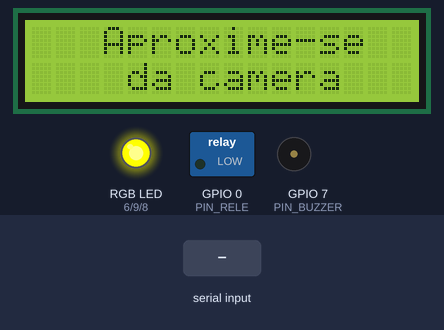
A sketch run on a simulated ESP32-C6. On the bench: 16×2 character LCD, switched loads named in the sketch (green lamp = pin HIGH), an RGB LED mixed from three pins (HIGH = lit), buzzer (waves = sounding). The inputs (shaded band) are chosen by the test bench. What the sketch prints to the serial monitor is not drawn.

Above: at 3.2 s.
3.3 s: "OK\n" received over Serial
At 5.0 s:
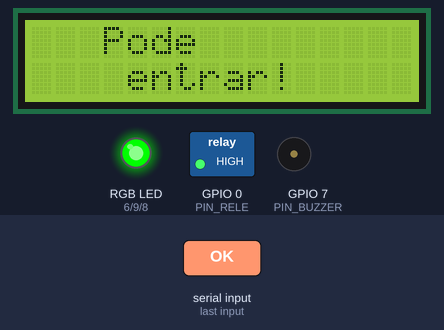
5.3 s: "FACE_FAIL\n" received over the second serial link
At 6.4 s:
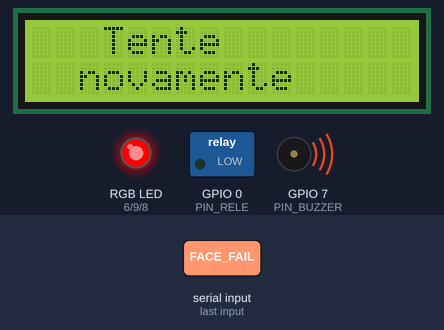
8.3 s: "FACE_OK\n" received over the second serial link
At 8.4 s:
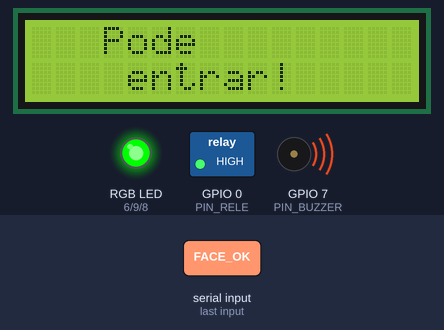
Timing chart, 0 to 11.3 s (numbered marks = the images above; inputs shaded):
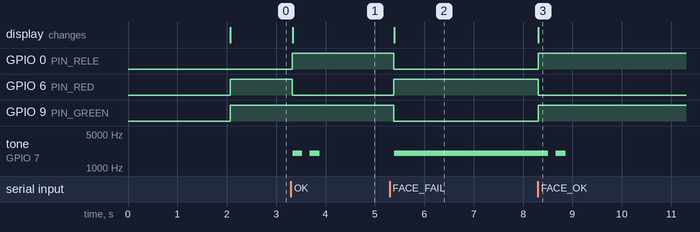

Measured:
- after the input at 3.3 s, GPIO 0 (PIN_RELE): LOW → HIGH at once; GPIO 6 (PIN_RED): HIGH → LOW at once; tone on GPIO 7 (PIN_BUZZER): alternates 2000 Hz for 0.20 s and silent for 0.15 s, 4 changes in all, then stays silent, starting at once; the display: changes at once (image 1)
- after the input at 5.3 s, GPIO 0 (PIN_RELE): HIGH → LOW after 0.09 s; GPIO 6 (PIN_RED): LOW → HIGH after 0.09 s; GPIO 9 (PIN_GREEN): HIGH → LOW after 0.08 s; tone on GPIO 7 (PIN_BUZZER): silent → 2000 Hz after 0.09 s; the display: changes after 0.09 s (image 2)
- after the input at 8.3 s, GPIO 0 (PIN_RELE), GPIO 9 (PIN_GREEN): LOW → HIGH at once; GPIO 6 (PIN_RED): HIGH → LOW at once; tone on GPIO 7 (PIN_BUZZER): 2000 Hz → silent after 0.21 s, → 2000 Hz 0.15 s later, → silent 0.20 s later; the display: changes at once (image 3)

The sketch:

ESP32-C6_Code_sketch_dec4i.ino
```cpp
#include <LiquidCrystal.h>

// LCD (RS, E, D4, D5, D6, D7)
LiquidCrystal lcd(2, 3, 23, 22, 21, 19);

bool no_camera = LOW;
bool camera    = LOW;
bool alerta_enviado = false;

// Pinos do LED RGB
const int PIN_GREEN  = 9;
const int PIN_RED    = 6;
const int PIN_BLUE   = 8;

// Buzzer
const int PIN_BUZZER = 7;

// RELÉ
const int PIN_RELE   = 0;

// UART da ESP32‑CAM → ESP32‑C6
HardwareSerial CamSerial(2);

bool camera_beep_done = false;

// DEBOUNCE BLUETOOTH (GLOBAL)
unsigned long lastSerialTime = 0;
const unsigned long serialDebounce = 500;

// DEBUG CONTROL
#define DEBUG true  // false = terminal silencioso

void setup() {
  pinMode(PIN_RED, OUTPUT);
  pinMode(PIN_GREEN, OUTPUT);
  pinMode(PIN_BLUE, OUTPUT);
  pinMode(PIN_BUZZER, OUTPUT);
  pinMode(PIN_RELE, OUTPUT);

  digitalWrite(PIN_RED, LOW);
  digitalWrite(PIN_GREEN, LOW);
  digitalWrite(PIN_BLUE, LOW);
  noTone(PIN_BUZZER);
  digitalWrite(PIN_RELE, LOW);

  lcd.begin(16, 2);

  Serial.begin(9600);
  delay(2000);
  if (DEBUG) Serial.println("ESP32-C6 + ESP32-CAM + HC-05 + RELE PRONTO");

  CamSerial.begin(115200, SERIAL_8N1, 4, 5);

  lcd.clear();
  lcd.setCursor(3, 0);
  lcd.print("Aproxime-se");
  lcd.setCursor(4, 1);
  lcd.print("da camera");
}

void loop() {
  static String camBuffer = "";

  // 1) RECEBER LINHAS DA ESP32‑CAM
  while (CamSerial.available() > 0) {
    char c = CamSerial.read();

    if (c == '\n' || c == '\r') {
      camBuffer.trim();
      if (camBuffer.length() > 0 && DEBUG) {
        Serial.print("[CAM=");
        Serial.print(camBuffer);
        Serial.println("]");
      }

      if (camBuffer == "FACE_OK") {
        camera = HIGH;
        no_camera = LOW;
        alerta_enviado = false;
        camera_beep_done = false;
        if (DEBUG) Serial.println("=> FACE_OK");
      } else if (camBuffer == "FACE_FAIL") {
        camera = LOW;
        no_camera = HIGH;
        if (DEBUG) Serial.println("=> FACE_FAIL");
        if (!alerta_enviado) {
          if (DEBUG) Serial.println("Intruso não reconhecido à porta!");
          alerta_enviado = true;
        }
      }
      camBuffer = "";
    } else {
      camBuffer += c;
    }
  }

  // 2) COMANDOS DA APP BLUETOOTH (CORRIGIDO)
  if (millis() - lastSerialTime > serialDebounce && Serial.available()) {
    String linha = Serial.readStringUntil('\n');
    linha.trim();

    if (linha.length() > 0 && DEBUG) {
      Serial.print("APP: ");
      Serial.println(linha);

      if (linha.equalsIgnoreCase("OK")) {
        camera = HIGH;
        no_camera = LOW;
        alerta_enviado = false;
        camera_beep_done = false;
        Serial.println("APP FORCOU: FACE_OK");
      } else if (linha.equalsIgnoreCase("FECHA")) {
        camera = LOW;
        no_camera = HIGH;
        alerta_enviado = true;
        camera_beep_done = false;
        Serial.println("APP FORCOU: FACE_FAIL");
      }
    }
    lastSerialTime = millis();  // ATUALIZA SEMPRE

    while (Serial.available()) Serial.read();
  }

  // 3) LÓGICA VISUAL/SONORA + RELÉ
  digitalWrite(PIN_RED, LOW);
  digitalWrite(PIN_GREEN, LOW);
  digitalWrite(PIN_BLUE, LOW);
  lcd.clear();

  if (camera == HIGH) {
    digitalWrite(PIN_RELE, HIGH);
    digitalWrite(PIN_GREEN, HIGH);
    lcd.setCursor(3, 0);
    lcd.print("Pode");
    lcd.setCursor(4, 1);
    lcd.print("entrar!");

    if (!camera_beep_done) {
      for (int i = 0; i < 2; i++) {
        tone(PIN_BUZZER, 2000);
        delay(200);
        noTone(PIN_BUZZER);
        delay(150);
      }
      camera_beep_done = true;
    }
  }
  else if (no_camera == HIGH) {
    digitalWrite(PIN_RELE, LOW);
    digitalWrite(PIN_RED, HIGH);
    lcd.setCursor(3, 0);
    lcd.print("Tente");
    lcd.setCursor(2, 1);
    lcd.print("novamente");
    tone(PIN_BUZZER, 2000);
    camera_beep_done = false;
  }
  else {
    digitalWrite(PIN_RELE, LOW);
    digitalWrite(PIN_RED, HIGH);
    digitalWrite(PIN_GREEN, HIGH);
    lcd.setCursor(3, 0);
    lcd.print("Aproxime-se");
    lcd.setCursor(4, 1);
    lcd.print("da camera");
    noTone(PIN_BUZZER);
    camera_beep_done = false;
  }

  delay(100);
}
```
